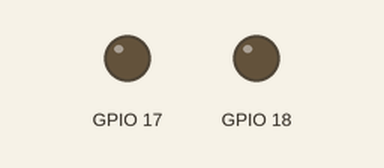
A program run on a simulated Raspberry Pi (BCM pin numbers). Parts: output pins drawn as LEDs (lit = HIGH).

Above: at 0.5 s.
At 3.5 s:
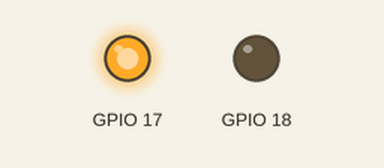
At 9.5 s:
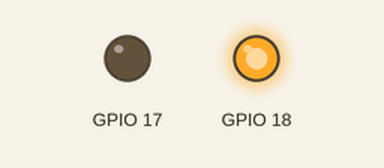
Timing chart, 0 to 15.6 s (numbered marks = the images above):
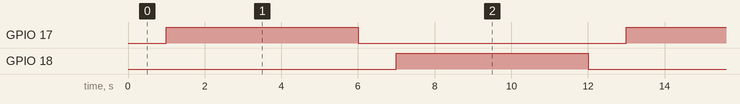

The program:

motor.py
```python
import RPi.GPIO as GPIO
import time

GPIO.setmode(GPIO.BCM)

GPIO.setup(17, GPIO.OUT)
GPIO.setup(18, GPIO.OUT)

while (True):
    GPIO.output(18, 0)
    time.sleep(1)
    GPIO.output(17, 1);
    time.sleep(5);
    GPIO.output(17, 0)
    time.sleep(1);
    GPIO.output(18, 1);
    time.sleep(5);
GPIO.cleanup()
```

Measured:
- by itself, GPIO 17, GPIO 18: alternates HIGH for 5.0 s and LOW for 7.0 s
- by itself, everything shown: repeats every 12.0 s, in 4 steps
